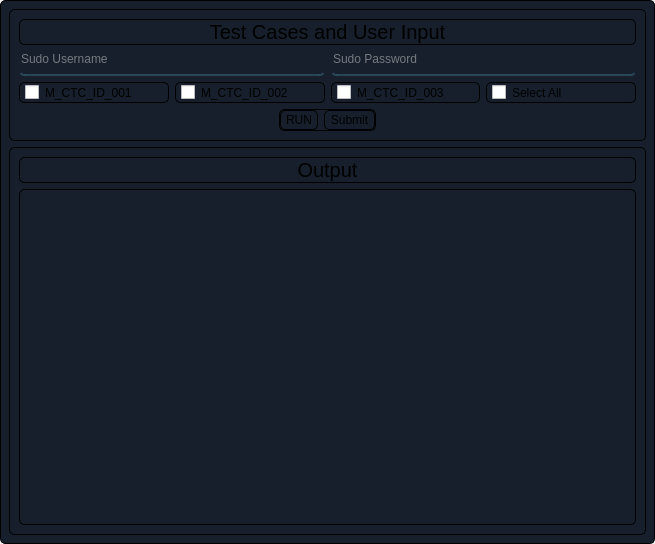
<?xml version="1.0" encoding="UTF-8"?>
<ui version="4.0">
 <class>TransportHandshake</class>
 <widget class="QMainWindow" name="TransportHandshake">
  <property name="geometry">
   <rect>
    <x>0</x>
    <y>0</y>
    <width>655</width>
    <height>544</height>
   </rect>
  </property>
  <property name="windowTitle">
   <string>MainWindow</string>
  </property>
  <widget class="QWidget" name="newWindow">
   <property name="styleSheet">
    <string notr="true">*{
	border:1px solid whilte;
	border-radius:5px;
}
#newWindow,#consoleEdit{
	background-color: #161f2b;
}
QCheckBox, QPushButton{
	padding:2px 5px;
}
QLineEdit{background-color: rgba(0,0,0,0);
	border:none;
	border-bottom:2px solid rgba(46,82,101,200);
	color: rgb(214, 214, 214);
	padding-bottom:7px;
}</string>
   </property>
   <layout class="QVBoxLayout" name="verticalLayout">
    <item>
     <widget class="QFrame" name="InputFrame">
      <property name="frameShape">
       <enum>QFrame::StyledPanel</enum>
      </property>
      <property name="frameShadow">
       <enum>QFrame::Raised</enum>
      </property>
      <layout class="QGridLayout" name="gridLayout">
       <item row="2" column="0">
        <widget class="QCheckBox" name="TC_001">
         <property name="styleSheet">
          <string notr="true"/>
         </property>
         <property name="text">
          <string>M_CTC_ID_001</string>
         </property>
        </widget>
       </item>
       <item row="2" column="1">
        <widget class="QCheckBox" name="TC_002">
         <property name="text">
          <string>M_CTC_ID_002</string>
         </property>
        </widget>
       </item>
       <item row="2" column="2">
        <widget class="QCheckBox" name="TC_003">
         <property name="text">
          <string>M_CTC_ID_003</string>
         </property>
        </widget>
       </item>
       <item row="2" column="3">
        <widget class="QCheckBox" name="S_all">
         <property name="text">
          <string>Select All</string>
         </property>
        </widget>
       </item>
       <item row="1" column="0" colspan="2">
        <widget class="QLineEdit" name="input1">
         <property name="placeholderText">
          <string>Sudo Username</string>
         </property>
        </widget>
       </item>
       <item row="1" column="2" colspan="2">
        <widget class="QLineEdit" name="input">
         <property name="placeholderText">
          <string>Sudo Password</string>
         </property>
        </widget>
       </item>
       <item row="0" column="0" colspan="4">
        <widget class="QLabel" name="InputLabel">
         <property name="font">
          <font>
           <pointsize>15</pointsize>
          </font>
         </property>
         <property name="text">
          <string>Test Cases and User Input</string>
         </property>
         <property name="alignment">
          <set>Qt::AlignCenter</set>
         </property>
        </widget>
       </item>
       <item row="6" column="0" colspan="4" alignment="Qt::AlignHCenter">
        <widget class="QFrame" name="buttons">
         <property name="frameShape">
          <enum>QFrame::StyledPanel</enum>
         </property>
         <property name="frameShadow">
          <enum>QFrame::Raised</enum>
         </property>
         <layout class="QHBoxLayout" name="horizontalLayout">
          <property name="leftMargin">
           <number>0</number>
          </property>
          <property name="topMargin">
           <number>0</number>
          </property>
          <property name="rightMargin">
           <number>0</number>
          </property>
          <property name="bottomMargin">
           <number>0</number>
          </property>
          <item>
           <widget class="QPushButton" name="runButton">
            <property name="text">
             <string>RUN</string>
            </property>
            <property name="icon">
             <iconset resource="resource.qrc">
              <normaloff>:/icons/icons/play.svg</normaloff>:/icons/icons/play.svg</iconset>
            </property>
           </widget>
          </item>
          <item>
           <widget class="QPushButton" name="pushButton">
            <property name="text">
             <string>Submit</string>
            </property>
            <property name="icon">
             <iconset resource="resource.qrc">
              <normaloff>:/icons/icons/zap.svg</normaloff>:/icons/icons/zap.svg</iconset>
            </property>
           </widget>
          </item>
         </layout>
        </widget>
       </item>
      </layout>
     </widget>
    </item>
    <item>
     <widget class="QFrame" name="OutputFrame">
      <property name="frameShape">
       <enum>QFrame::StyledPanel</enum>
      </property>
      <property name="frameShadow">
       <enum>QFrame::Raised</enum>
      </property>
      <layout class="QVBoxLayout" name="verticalLayout_2">
       <item alignment="Qt::AlignTop">
        <widget class="QLabel" name="outputLabel">
         <property name="font">
          <font>
           <pointsize>15</pointsize>
          </font>
         </property>
         <property name="text">
          <string>Output</string>
         </property>
         <property name="alignment">
          <set>Qt::AlignCenter</set>
         </property>
        </widget>
       </item>
       <item>
        <widget class="QTextEdit" name="consoleEdit"/>
       </item>
      </layout>
     </widget>
    </item>
   </layout>
  </widget>
 </widget>
 <resources>
  <include location="resource.qrc"/>
 </resources>
 <connections/>
</ui>
